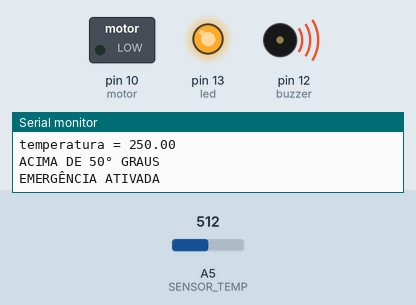
The sketch below on a simulated Arduino Uno, built with avr-gcc and run on an emulated ATmega328P. Shown: switched loads named in the sketch (green lamp = pin HIGH), output pins drawn as LEDs (lit = HIGH), buzzer (waves = sounding, pin HIGH), the last lines printed to the serial monitor. The test bench sets the inputs (shaded band); at power-on: A5 (SENSOR_TEMP) = 512.

Above: at 1.2 s.
1.3 s: A5 (SENSOR_TEMP) set to 80
4.3 s: A5 (SENSOR_TEMP) set to 66
At 5.5 s:
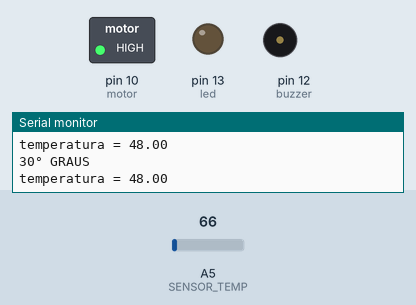
5.8 s: A5 (SENSOR_TEMP) set to 27
7.3 s: A5 (SENSOR_TEMP) set to 23
At 7.8 s:
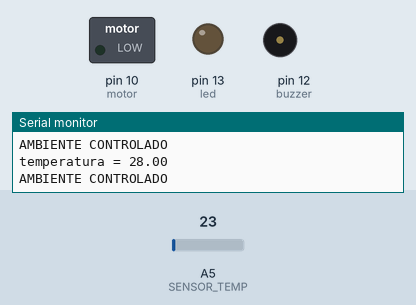
8.8 s: A5 (SENSOR_TEMP) set to 40
At 9.7 s:
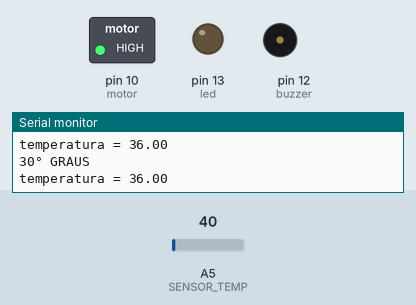
Timing chart, 0 to 11.8 s (numbered marks = the images above; inputs shaded):
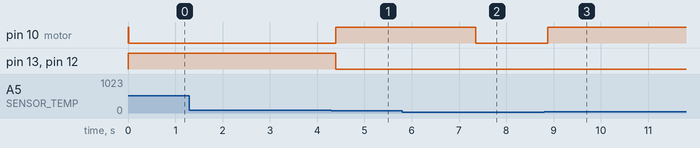

The sketch:

controle_de_temperatura_de_hortali_as_dio_leandro1.ino
```cpp
// PROJETO REALIZADO COM BASE NAS INSTRUÇÕES DO
// PROFESSOR DIEGO BRUNO, INSTRUTOR DA DIO.
// DEV.: LEANDRO CASTRO MACIEL
// GRATO PELO APRENDIZADO!!!!

#define led         13
#define buzzer      12
#define motor       10
#define SENSOR_TEMP A5

float temperatura = 0;

void setup(){

	Serial.begin(9600);
  	Serial.print("LED ON");
	digitalWrite(led, HIGH);
  	digitalWrite(motor, HIGH);
  	Serial.print("MOTOR ON");

  	pinMode(SENSOR_TEMP, INPUT);
    pinMode(led, OUTPUT);
    pinMode(buzzer, OUTPUT);
  	pinMode(motor, OUTPUT);
}
void loop(){

	int medicao = analogRead(A5);
  	temperatura = map(medicao, -40, 125, 0, 75);
  	Serial.print("temperatura = ");
	Serial.println(temperatura);

  if((temperatura < 30.0) && (temperatura > 10.0)){
  		Serial.println("AMBIENTE CONTROLADO");
  		digitalWrite(motor, LOW);
        digitalWrite(led, LOW);
    	digitalWrite(buzzer, LOW);
  }

  if((temperatura >= 30.0) && (temperatura <= 50.0)){
    	Serial.println("30° GRAUS");
  		digitalWrite(motor, HIGH);
        digitalWrite(led, LOW);
    	digitalWrite(buzzer, LOW);
  }
  if(temperatura > 50.0){
  		Serial.println("ACIMA DE 50° GRAUS");
        Serial.println("EMERGÊNCIA ATIVADA");
    	digitalWrite(led, HIGH);
    	digitalWrite(buzzer, HIGH);
        digitalWrite(motor, LOW);
  }

}
```

Measured:
- the behaviour switches between 73 and 72 on A5 (SENSOR_TEMP) (found by bisection; images 0 and 1)
- the behaviour switches between 26 and 25 on A5 (SENSOR_TEMP) (found by bisection; images 1 and 2)
- after the input at 4.3 s, pin 10 (motor): LOW → HIGH after 0.09 s; pin 13 (led), pin 12 (buzzer): HIGH → LOW after 0.09 s
- after the input at 7.3 s, pin 10 (motor): HIGH → LOW after 0.05 s
- after the input at 8.8 s, pin 10 (motor): LOW → HIGH after 0.07 s
